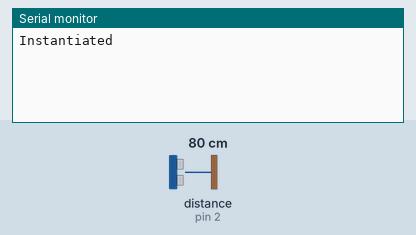
This sketch was run on a simulated Arduino Uno, built with avr-gcc and run on an emulated ATmega328P. Shown: the last lines printed to the serial monitor. Wiring (inferred from the names in the program): ultrasonic range finder: trigger pin 3; echo pin 2. Inputs (shaded band) come from the test bench; at power-on: distance to the obstacle (sensor on pin 2) 80 cm. The echo pulse lasts 58.3 µs per cm.

Above: at 1.2 s.
1.3 s: distance to the obstacle (sensor on pin 2) set to 2 cm
At 1.62 s:
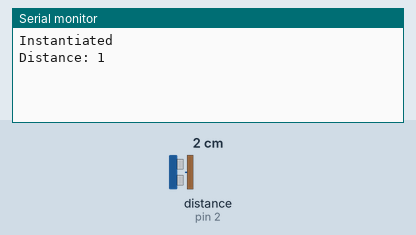
3.3 s: distance to the obstacle (sensor on pin 2) set to 9 cm
At 3.43 s:
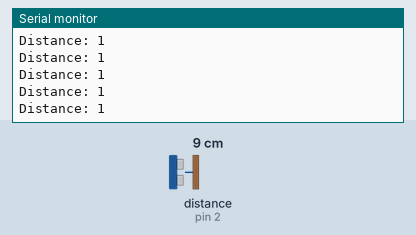

The sketch:

ultrasonic_1_solution.ino
```cpp
#define TRIG_PIN 3
#define ECHO_PIN 2

// Global Variable
long duration;
int currentDistanceCM;

// Constants
const int triggerDistance = 20; // Min. distance to trigger

void setup() {
  // Setup for Ultrasonic Sensor
  pinMode(TRIG_PIN, OUTPUT);
  pinMode(ECHO_PIN, INPUT);

  // For Debugging, Serial Monitor
  Serial.begin(9600);
  Serial.println("Instantiated");
}

void loop() {
  // Reading from Ultrasonic sensor
  digitalWrite(TRIG_PIN, LOW);
  delayMicroseconds(2);
  digitalWrite(TRIG_PIN, HIGH);
  delayMicroseconds(10);
  digitalWrite(TRIG_PIN, LOW);

  digitalWrite(ECHO_PIN, INPUT);
  duration = pulseIn(ECHO_PIN, HIGH);

  currentDistanceCM = uSecondsToCM(duration);
  delay(100);

  if (currentDistanceCM < triggerDistance) {
    Serial.print("Distance: ");
    Serial.println(currentDistanceCM);
    delay(100);
  }
}

// Calculate Distance with Time
long uSecondsToCM(long uSeconds) {
  // Return an estimation of distance
  return uSeconds / 29 / 2;
}
```

Measured:
- after the input at 1.3 s, the serial monitor: prints a new line after 0.17 s (image 1)
